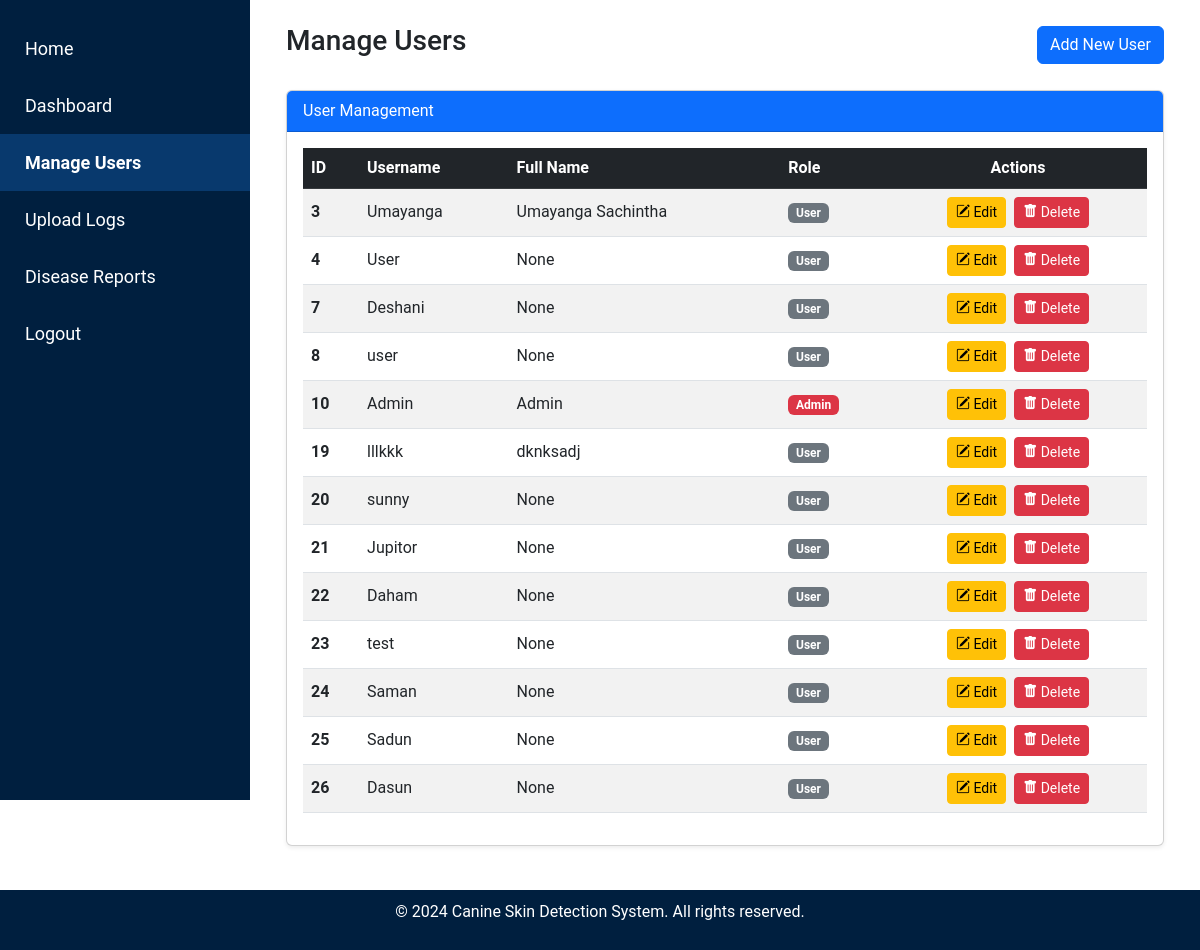
/admin/manage_users (signed in), run on the app's committed database.
### tables this page shows
CREATE TABLE users (
    id INTEGER PRIMARY KEY AUTOINCREMENT,
    username TEXT UNIQUE NOT NULL,
    password TEXT NOT NULL
, "role" TEXT NOT NULL DEFAULT 'user', full_name TEXT, dob DATE, nic TEXT, profile_picture TEXT, address TEXT);

### admin.py (the view)
@admin.route('/manage_users')
def manage_users():
    if 'user' not in session or session.get('role') != 'admin':
        flash('Access denied! Admins only.', 'danger')
        return redirect(url_for('index'))
    conn = get_db_connection()
    users = conn.execute('SELECT id, username, full_name, role FROM users').fetchall()
    conn.close()
    return render_template('admin/manage_users.html', users=users)

### db.py (called while the page is built)
def get_db_connection():
    conn = sqlite3.connect('site.db')
    conn.row_factory = sqlite3.Row  # Allows accessing rows as dictionaries
    return conn

### templates/admin/manage_users.html (shortened to what this page needs)
<!DOCTYPE html>
<html lang="en">
<head>
    <link href="https://cdn.jsdelivr.net/npm/bootstrap@5.3.0-alpha1/dist/css/bootstrap.min.css" rel="stylesheet">
    <link rel="stylesheet" href="{{ url_for('static', filename='css/admin_styles.css') }}">
    <link href="https://cdnjs.cloudflare.com/ajax/libs/bootstrap-icons/1.8.1/font/bootstrap-icons.min.css" rel="stylesheet">
</head>
<body>
    {% include 'partials/admin_sidebar.html' %}
    <div class="content p-4">
        <div class="container-fluid">
            <div class="d-flex justify-content-between align-items-center mb-4">
                <h1 class="h3">Manage Users</h1>
                <a href="{{ url_for('admin.add_user') }}" class="btn btn-primary">Add New User</a>
            </div>
            <div class="card shadow-sm">
                <div class="card-header bg-primary text-white">
                    User Management
                </div>
                <div class="card-body">
                    <table class="table table-hover table-striped align-middle">
                        <thead class="table-dark">
                            <tr>
                                <th scope="col">ID</th>
                                <th scope="col">Username</th>
                                <th scope="col">Full Name</th>
                                <th scope="col">Role</th>
                                <th scope="col" class="text-center">Actions</th>
                            </tr>
                        </thead>
                        <tbody>
                            {% for user in users %}
                            <tr>
                                <th scope="row">{{ user.id }}</th>
                                <td>{{ user.username }}</td>
                                <td>{{ user.full_name }}</td>
                                <td>
                                    <span class="badge {% if user.role == 'admin' %} bg-danger {% else %} bg-secondary {% endif %}">
                                        {{ user.role | capitalize }}
                                    </span>
                                </td>
                                <td class="text-center">
                                    <a href="{{ url_for('admin.edit_user', user_id=user.id) }}" class="btn btn-sm btn-warning me-1" title="Edit User" data-bs-toggle="tooltip" data-bs-placement="top">
                                        <i class="bi bi-pencil-square"></i> Edit
                                    </a>
                                    <form action="{{ url_for('admin.delete_user', user_id=user.id) }}" method="POST" class="d-inline-block" onsubmit="return confirm('Are you sure you want to delete this user?');">
                                        <button type="submit" class="btn btn-sm btn-danger" title="Delete User" data-bs-toggle="tooltip" data-bs-placement="top">
                                            <i class="bi bi-trash-fill"></i> Delete
                                        </button>
                                    </form>
                                </td>
                            </tr>
                            {% endfor %}
                        </tbody>
                    </table>
                </div>
            </div>
        </div>
    </div>
    {% include 'partials/footer_admin.html' %}
</body>
</html>

### static/css/admin_styles.css (style rules this page uses)
html,body { font-family: 'Roboto', sans-serif; height: 100%; margin: 0; }
.card { margin-bottom: 20px; }
.content { margin-left: 250px; padding: 20px; flex: 1; }
.card-body { position: relative; z-index: 1; }

### data on the page
users: id "3", username "Umayanga", full_name "Umayanga Sachintha", role "User"
users: id "4", username "User", full_name "None", role "User"
users: id "7", username "Deshani", full_name "None", role "User"
users: id "8", username "user", full_name "None", role "User"
users: id "10", username "Admin", full_name "Admin", role "Admin"
users: id "19", username "lllkkk", full_name "dknksadj", role "User"
users: id "20", username "sunny", full_name "None", role "User"
users: id "21", username "Jupitor", full_name "None", role "User"
users: id "22", username "Daham", full_name "None", role "User"
users: id "23", username "test", full_name "None", role "User"
users: id "24", username "Saman", full_name "None", role "User"
users: id "25", username "Sadun", full_name "None", role "User"
users: id "26", username "Dasun", full_name "None", role "User"
